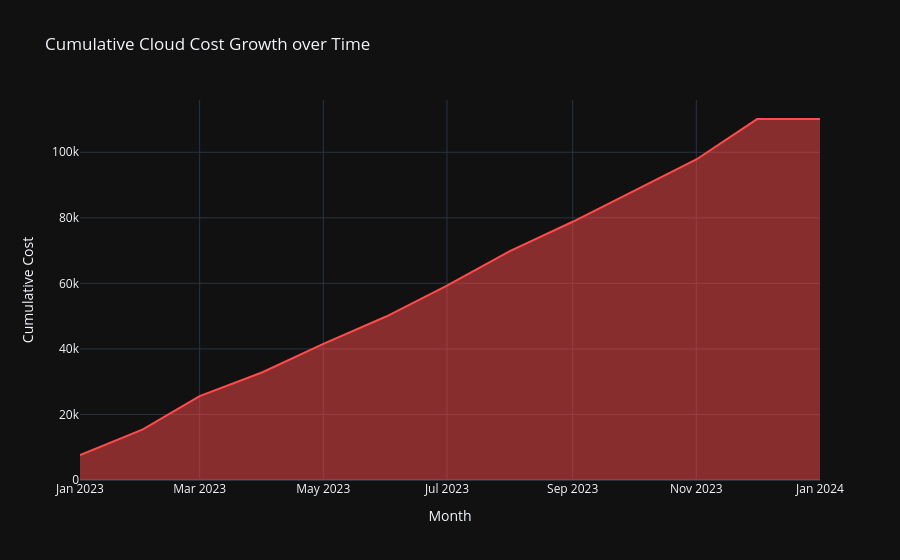

The notebook cell this image was saved under:
### Markdown cell above
### 5.10 Cumulative Yearly Growth (Area Chart)

### Code cell
df_sorted = df.sort_values('Date')
monthly_sum = df_sorted.groupby('Month')['Monthly Cost'].sum().reset_index()
monthly_sum['Cumulative Cost'] = monthly_sum['Monthly Cost'].cumsum()

fig10 = px.area(monthly_sum, x='Month', y='Cumulative Cost', title='Cumulative Cloud Cost Growth over Time',
                color_discrete_sequence=['#ff4b4b'])
fig10.update_layout(template='plotly_dark')
fig10.show()

### Figure 1 — Plotly figure (JSON) as saved in the notebook; plotly's stock layout.template omitted (floating-point values rounded to 4 significant figures)
{"data": [{"fillpattern": {"shape": ""}, "hovertemplate": "Month=%{x}<br>Cumulative Cost=%{y}<extra></extra>", "legendgroup": "", "line": {"color": "#ff4b4b"}, "marker": {"symbol": "circle"}, "mode": "lines", "name": "", "orientation": "v", "showlegend": false, "stackgroup": "1", "type": "scatter", "x": ["2023-01", "2023-02", "2023-03", "2023-04", "2023-05", "2023-06", "2023-07", "2023-08", "2023-09", "2023-10", "2023-11", "2023-12", "2024-01"], "xaxis": "x", "y": [7581.0, 15470.0, 25610.0, 32880.0, 41540.0, 49880.0, 59320.0, 69850.0, 78790.0, 88240.0, 97810.0, 110100.0, 110200.0], "yaxis": "y"}], "layout": {"legend": {"tracegroupgap": 0}, "title": {"text": "Cumulative Cloud Cost Growth over Time"}, "xaxis": {"anchor": "y", "domain": [0, 1], "title": {"text": "Month"}}, "yaxis": {"anchor": "x", "domain": [0, 1], "title": {"text": "Cumulative Cost"}}}}
